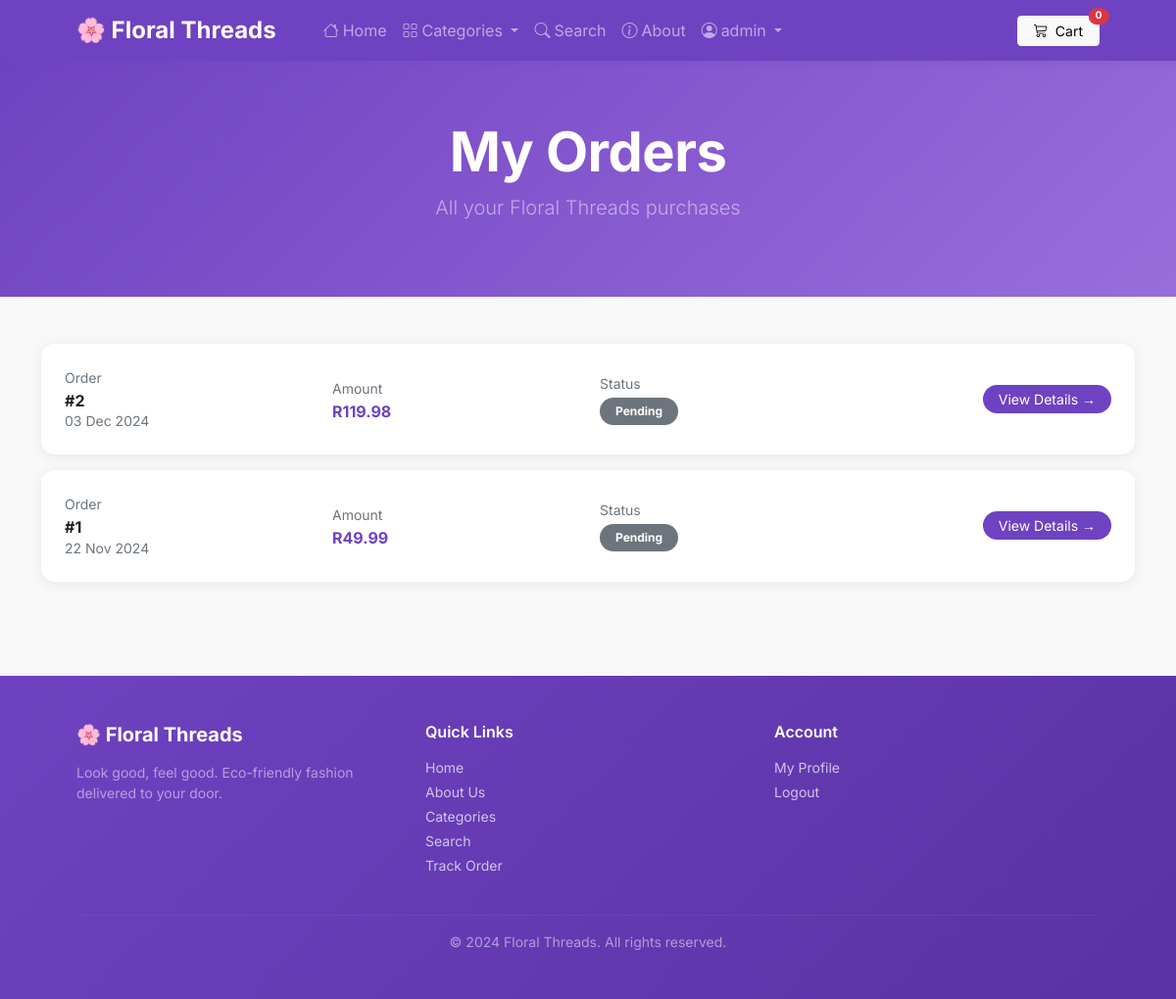
The page /payment/my-orders (signed in) on the database its author committed.
### payment/models.py (models this page shows, shortened)
class Order(models.Model):
    STATUS_PENDING = 'pending'
    STATUS_PROCESSING = 'processing'
    STATUS_SHIPPED = 'shipped'
    STATUS_DELIVERED = 'delivered'
    STATUS_CHOICES = [
        (STATUS_PENDING, 'Pending'),
        (STATUS_PROCESSING, 'Processing'),
        (STATUS_SHIPPED, 'Shipped'),
        (STATUS_DELIVERED, 'Delivered'),
    ]
    user = models.ForeignKey(User, on_delete=models.CASCADE, null=True, blank=True)
    full_name = models.CharField(max_length=250)
    email = models.CharField(max_length=250)
    shipping_address = models.TextField(max_length=15000)
    amount_paid = models.DecimalField(max_digits=7, decimal_places=2)
    date_ordered = models.DateTimeField(auto_now_add=True)
    shipped = models.BooleanField(default=False)
    date_shipped = models.DateTimeField(blank=True, null=True)
    status = models.CharField(max_length=20, choices=STATUS_CHOICES, default=STATUS_PENDING)
    tracking_number = models.CharField(max_length=100, blank=True, null=True)
    stripe_payment_intent = models.CharField(max_length=255, blank=True, null=True)

### payment/views.py (the view)
# urls.py: path("my-orders", views.my_orders, name="my_orders"),
def my_orders(request):
    if not request.user.is_authenticated:
        messages.error(request, "Please log in to view your orders.")
        return redirect('login')
    orders = Order.objects.filter(user=request.user).order_by('-date_ordered')
    return render(request, 'payment/my_orders.html', {'orders': orders})

### addcart/addcart.py (called while the page is built)
    def total_quantity(self):
        return sum(self.cart.values())

### addcart/context_processors.py (called while the page is built)
def addcart(request):
    return {'addcart':Cart(request)}

### payment/templates/payment/my_orders.html (shortened to what this page needs)
{% extends 'myApp/base.html' %}
{% block content %}
<header class="page-header text-white text-center">
    <div class="container">
        <h1 class="display-4 fw-bold mb-2">My Orders</h1>
        <p class="lead text-white-50">All your Floral Threads purchases</p>
    </div>
</header>
<div class="container py-5">
    {% if orders %}
    <div class="row g-3">
        {% for order in orders %}
        <div class="col-12">
            <div class="card border-0 shadow-sm p-4" style="border-radius:14px;">
                <div class="row align-items-center">
                    <div class="col-md-3">
                        <p class="text-muted small mb-1">Order</p>
                        <h6 class="fw-bold mb-0">#{{ order.id }}</h6>
                        <p class="text-muted small mb-0">{{ order.date_ordered|date:"d M Y" }}</p>
                    </div>
                    <div class="col-md-3">
                        <p class="text-muted small mb-1">Amount</p>
                        <h6 class="fw-bold mb-0" style="color:#6f42c1;">R{{ order.amount_paid }}</h6>
                    </div>
                    <div class="col-md-3">
                        <p class="text-muted small mb-1">Status</p>
                        <span class="badge px-3 py-2
                            {% if order.status == 'delivered' %}bg-success
                            {% elif order.status == 'shipped' %}bg-primary
                            {% elif order.status == 'processing' %}bg-warning text-dark
                            {% else %}bg-secondary{% endif %}" style="border-radius:50px;">
                            {{ order.get_status_display }}
                        </span>
                    </div>
                    <div class="col-md-3 text-md-end mt-3 mt-md-0">
                        <a href="{% url 'my_order_detail' order.id %}" class="btn btn-ft btn-sm px-3" style="border-radius:50px;">
                            View Details →
                        </a>
                    </div>
                </div>
            </div>
        </div>
        {% endfor %}
    </div>
    {% endif %}
</div>
{% endblock %}

### myApp/templates/myApp/navbar.html (shortened to what this page needs)
<nav class="navbar navbar-expand-lg navbar-dark" style="background: #6f42c1; box-shadow: 0 2px 8px rgba(111,66,193,0.3);">
    <div class="container px-4 px-lg-5">
        <a class="navbar-brand fw-bold fs-4" href="{% url 'home' %}">🌸 Floral Threads</a>
        <div class="collapse navbar-collapse" id="navbarMain">
            <ul class="navbar-nav me-auto mb-2 mb-lg-0 ms-lg-4">
                <li class="nav-item"><a class="nav-link" href="{% url 'home' %}"><i class="bi bi-house me-1"></i>Home</a></li>
                <li class="nav-item dropdown">
                    <a class="nav-link dropdown-toggle" href="#" role="button" data-bs-toggle="dropdown">
                        <i class="bi bi-grid me-1"></i>Categories
                    </a>
                </li>
                <li class="nav-item"><a class="nav-link" href="{% url 'search' %}"><i class="bi bi-search me-1"></i>Search</a></li>
                <li class="nav-item"><a class="nav-link" href="{% url 'about' %}"><i class="bi bi-info-circle me-1"></i>About</a></li>
                {% if user.is_authenticated %}
                <li class="nav-item dropdown">
                    <a class="nav-link dropdown-toggle" href="#" role="button" data-bs-toggle="dropdown">
                        <i class="bi bi-person-circle me-1"></i>{{ user.first_name|default:user.username }}
                    </a>
                </li>
                {% else %}
                <li class="nav-item"><a class="nav-link" href="{% url 'login' %}">Login</a></li>
                <li class="nav-item"><a class="nav-link" href="{% url 'register' %}">Register</a></li>
                {% endif %}
            </ul>
            <a href="{% url 'addcart_summary' %}" class="btn btn-light btn-sm px-3 position-relative">
                <i class="bi bi-cart3 me-1"></i> Cart
                <span class="position-absolute top-0 start-100 translate-middle badge rounded-pill bg-danger" id="cart_quantity" style="font-size:0.65rem;">
                    {{ addcart.total_quantity }}
                </span>
            </a>
        </div>
    </div>
</nav>

### myApp/templates/myApp/base.html (style rules this page uses)
body { font-family: 'Inter', sans-serif; background: #f8f8f8; }
.btn-ft { background-color: #6f42c1; color: #fff; border: none; }
.page-header { background: linear-gradient(135deg, #6f42c1 0%, #9b6ddb 100%); padding: 60px 0; margin-bottom: 0; }
.page-header h1 { font-weight: 700; letter-spacing: -0.5px; }
.card { border-radius: 12px; }
.card.border-0.shadow-sm { box-shadow: 0 2px 12px rgba(0,0,0,0.07) !important; }

### rows shown on the page
Order: id "2", date_ordered "03 Dec 2024", amount_paid "119.98", status "Pending"
Order: id "1", date_ordered "22 Nov 2024", amount_paid "49.99", status "Pending"

### other values the page prints
{{ user.first_name|default:user.username }} "admin"
{{ addcart.total_quantity }} "0"
